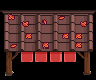

Rendered tile map (Tiled .tmx) drawn with the repository's tilesets; below, a short description and the full map source, tile grids included:
An orthogonal 6x5 tile map with 16x16 px tiles, 1 tile layer (AlwaysFront).

<map version="1.10" tiledversion="1.11.2" orientation="orthogonal" renderorder="right-down" compressionlevel="0" width="6" height="5" tilewidth="16" tileheight="16" infinite="0" nextlayerid="8" nextobjectid="1">
 <tileset firstgid="1" source="master_canopies.tsx" /><layer id="5" name="AlwaysFront" width="6" height="5">
  <data encoding="csv">
31,32,33,34,35,36,
85,86,87,88,89,90,
139,140,141,142,143,144,
193,194,195,196,197,198,
247,248,249,0,251,252
</data>
 </layer>
</map>
